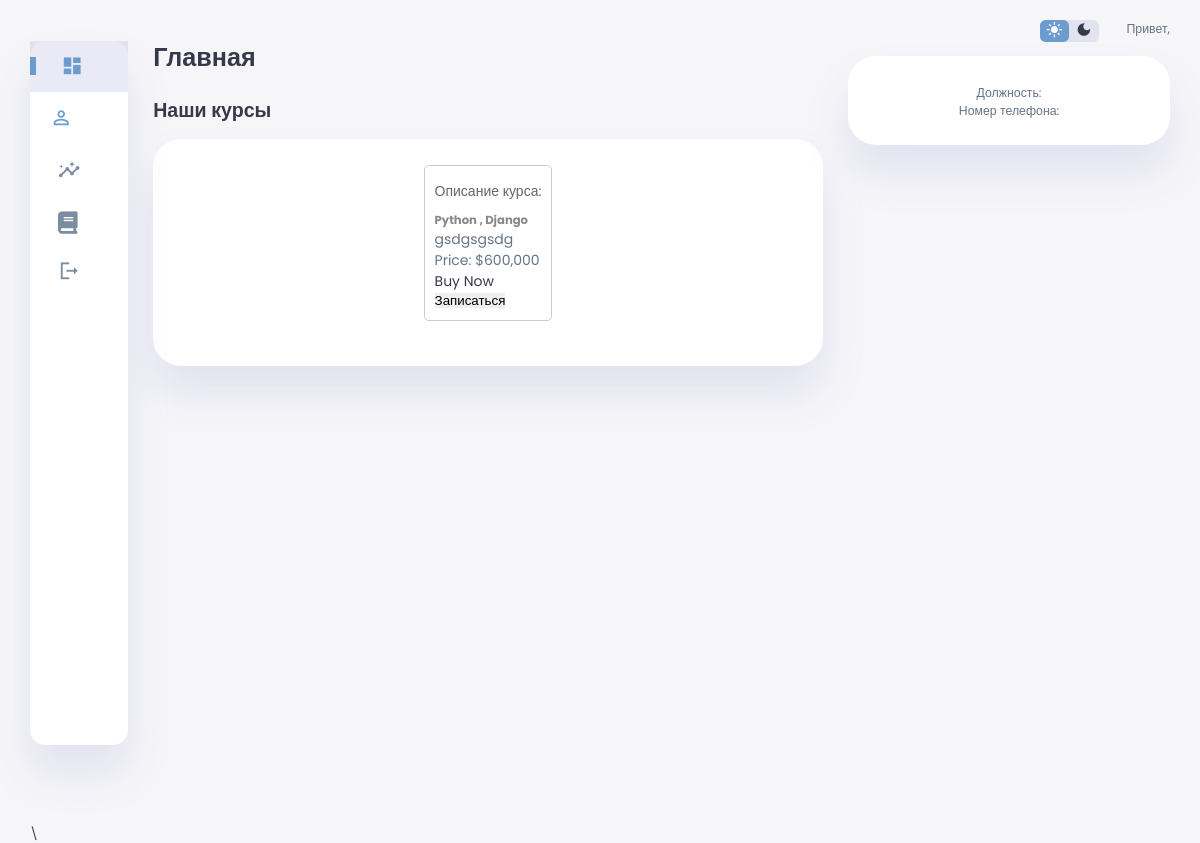
The app's page /, older data.
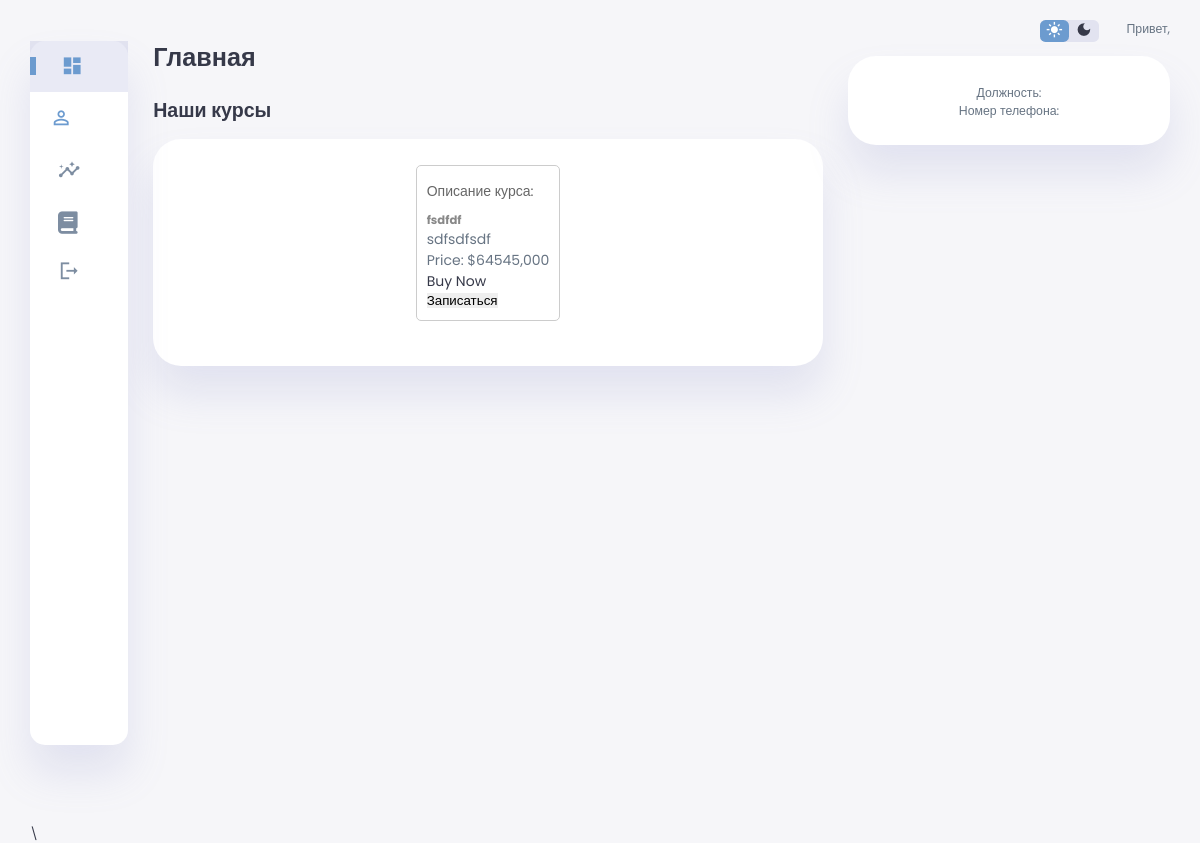
The same page, newer data.
### core/models.py (models this page shows, shortened)
class Course(models.Model):
    name = models.CharField(max_length=100, verbose_name='Курс обучения')
    description = models.TextField()
    price = models.DecimalField(max_digits=10, decimal_places=3, verbose_name='Цена')
    date_start = models.DateField(verbose_name='Дата начала подписки')
    date_end = models.DateField(verbose_name='Дата конца подписки')
    class Meta:
        verbose_name = 'Курс'
        verbose_name_plural = 'Курсы'

### core/views.py (the view)
# urls.py: path('', views.home, name='home'),
def home(request):
    courses = Course.objects.all()
    return render(request, 'home.html', {'courses': courses})

### core/templates/home.html (shortened to what this page needs)
{% extends 'index.html' %}
{% block content %}
<main>
    <h1>Главная</h1>
    <div class="new-users">
        <h2>Наши курсы</h2>
        <div class="user-list">
            <div class="course-card">
                <div class="course-description">Описание курса: {{course.name}}</div>
                <div class="course-details">
                    {% for course in courses %}
                    <div class="col-md-4 mb-4">
                        <div class="card">
                            <div class="card-body">
                                <h5 class="card-title">{{ course.name }}</h5>
                                <p class="card-text">{{ course.description }}</p>
                                <p class="card-text">Price: ${{ course.price }}</p>
                                <a href="" class="btn btn-primary">Buy Now</a>
                            </div>
                        </div>
                    </div>
                {% endfor %}
                </div>
                <button class="btn">Записаться</button>
            </div>
    </div>
</main>
{% endblock %}

Row changes from the older to the newer data that the page shows:
removed Course: name "Python , Django", description "gsdgsgsdg", price "600,000"
added Course: name "fsdfdf", description "sdfsdfsdf", price "64545,000"
